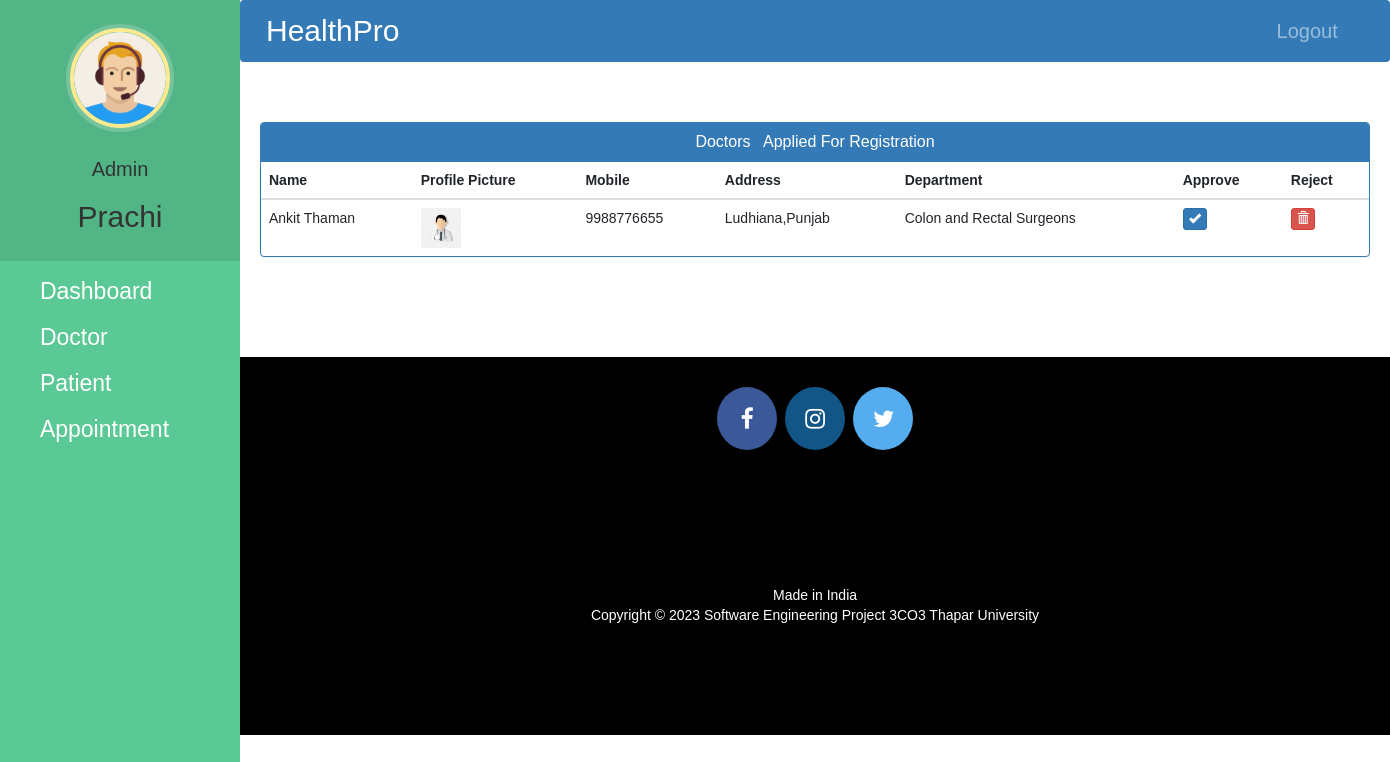
/admin-approve-doctor (signed in), run on the app's committed database.
### hospital/models.py (models this page shows, shortened)
class Doctor(models.Model):
    user=models.OneToOneField(User,on_delete=models.CASCADE)
    profile_pic= models.ImageField(upload_to='profile_pic/DoctorProfilePic/',null=True,blank=True)
    address = models.CharField(max_length=40)
    mobile = models.CharField(max_length=20,null=True)
    department= models.CharField(max_length=50,choices=departments,default='Cardiologist')
    status=models.BooleanField(default=False)
    @property
    def get_name(self):
        return self.user.first_name+" "+self.user.last_name

### hospital/views.py (the view)
# urls.py: path('admin-approve-doctor', views.admin_approve_doctor_view,name='admin-approve-doctor'),
@login_required(login_url='adminlogin')
@user_passes_test(is_admin)
def admin_approve_doctor_view(request):
    doctors=models.Doctor.objects.all().filter(status=False)
    return render(request,'hospital/admin_approve_doctor.html',{'doctors':doctors})

### hospital/views.py (called while the page is built)
def is_admin(user):
    return user.groups.filter(name='ADMIN').exists()

### templates/hospital/admin_approve_doctor.html (shortened to what this page needs)
{% extends 'hospital/admin_base.html' %}
{% block content %}
{%load static%}
<head>
  <link href="//netdna.bootstrapcdn.com/bootstrap/3.0.0/css/bootstrap.min.css" rel="stylesheet" id="bootstrap-css">
</head>
<div class="container">
  <div class="panel panel-primary">
    <div class="panel-heading">
      <h6 class="panel-title">Doctors &nbsp Applied For Registration</h6>
    </div>
    <table class="table table-hover" id="dev-table">
      <thead>
        <tr>
          <th>Name</th>
          <th>Profile Picture</th>
          <th>Mobile</th>
          <th>Address</th>
          <th>Department</th>
          <th>Approve</th>
          <th>Reject</th>
        </tr>
      </thead>
      {% for d in doctors %}
      <tr>
        <td> {{d.get_name}}</td>
        <td> <img src="{% static d.profile_pic.url %}" alt="Profile Pic" height="40px" width="40px" /></td>
        <td>{{d.mobile}}</td>
        <td>{{d.address}}</td>
        <td>{{d.department}}</td>
        <td><a class="btn btn-primary btn-xs" href="{% url 'approve-doctor' d.id  %}"><span class="glyphicon glyphicon-ok"></span></a></td>
        <td><a class="btn btn-danger btn-xs" href="{% url 'reject-doctor' d.id  %}"><span class="glyphicon glyphicon-trash"></span></a></td>
      </tr>
      {% endfor %}
    </table>
  </div>
</div>
{% endblock content %}

### templates/hospital/admin_base.html (shortened to what this page needs)
<!DOCTYPE html>
{% load static %}
<html lang="en">
<head>
  <link rel="stylesheet" href="https://stackpath.bootstrapcdn.com/bootstrap/4.3.1/css/bootstrap.min.css">
  <link rel="stylesheet" href="https://maxcdn.bootstrapcdn.com/font-awesome/4.7.0/css/font-awesome.min.css">
  <link rel="stylesheet" href="{% static '/style.css' %}">
</head>
<body>
  <nav class="menu" tabindex="0">
    <header class="avatar">
      <img src="{% static "images/adminpropic.png" %}" />
      <br><br>
      <h6 style="font-size: 20px">Admin</h6>
      <h2 style="font-weight: 500;">{{request.user.first_name}}</h2>
    </header>
    <ul>
      <li tabindex="0" class="icon-dashboard"> <a style="color:white; text-decoration:none;font-size: 23px" href="/admin-dashboard"><span>Dashboard</span></a> </li>
      <li tabindex="0" class="icon-customers"> <a style="color:white; text-decoration:none;font-size: 23px" href="/admin-doctor"><span>Doctor</span></a></li>
      <li tabindex="0" class="icon-users"> <a style="color:white; text-decoration:none;font-size: 23px" href="/admin-patient"><span>Patient</span></a></li>
      <li tabindex="0" class="icon-calendar"> <a style="color:white; text-decoration:none;font-size: 23px" href="/admin-appointment"><span>Appointment</span></a></li>
    </ul>
  </nav>
  <main>
    <div class="bs-example">
      <nav class="navbar navbar-expand-md  navbar-dark fixed-top" style="background:#337AB7;">
        <a href="/admin-dashboard" class="navbar-brand" style="font-size: 30px">HealthPro</a>
        <div class="collapse navbar-collapse justify-content-between" id="navbarCollapse">
          <div class="navbar-nav" style=" margin-left: 90%;">
            <a href="/logout" class="nav-item nav-link" style="font-size: 20px">Logout</a>
          </div>
        </div>
      </nav>
    </div>
    <br><br>
    {% block content %}
    {% endblock content %}
    <br><br><br><br>
    <footer>
      <p>
        <a id="ftr" href="https://www.facebook.com/arshita.mehta.77" class="fa fa-facebook"></a>
        <a id="ftr" href="https://instagram.com/anushkas2111?igshid=dzMzOTZ5eXc5aWVp" class="fa fa-instagram"></a>
        <a id="ftr" href="https://x.com/21AnushkaSingh?s=09" class="fa fa-twitter"></a>
      </p>
      <br>
      <div class="container">
        <div class="row">
          <div class="col-md-12 col-sm-12">
            <div style="color:#ffffff;" class="wow fadeInUp footer-copyright">
              <p>Made in India <br>
                Copyright &copy; 2023 Software Engineering Project 3CO3 Thapar University </p>
            </div>
          </div>
        </div>
      </div>
    </footer>
  </main>
</body>
</html>

### static/style.css (style rules this page uses)
body { padding-left: 240px; }
main { position: relative; height: 100vh; }
.menu { background: #5bc995; height: 100vh; width: 240px; position: fixed; top: 0px; left: 0; z-index: 5; outline: none; }
.menu .avatar { background: rgba(0, 0, 0, 0.1); padding: 2em 0.5em; text-align: center; }
.menu .avatar img { width: 100px; border-radius: 50%; overflow: hidden; border: 4px solid #ffea92; box-shadow: 0 0 0 4px rgba(255, 255, 255, 0.2); }
.menu .avatar h2 { font-weight: normal; margin-bottom: 0; }
.menu ul { list-style: none; padding: 0.5em 0; margin: 0; }
.menu ul li { padding: 0.5em 1em 0.5em 3em; font-size: 0.95em; font-weight: regular; background-repeat: no-repeat; background-position: left 15px center; background-size: auto 20px; transition: all 0.15s linear; cursor: pointer; }
.menu ul li.icon-dashboard { background-image: url("http://www.entypo.com/images//gauge.svg"); }
.menu ul li.icon-customers { background-image: url("http://www.entypo.com/images//briefcase.svg"); }
.menu ul li.icon-users { background-image: url("http://www.entypo.com/images//users.svg"); }
.menu ul li.icon-calendar { background-image: url("http://www.entypo.com/images//calendar.svg"); }

### templates/hospital/admin_base.html (style rules this page uses)
a:link { text-decoration: none; }
* { font-family: 'Poppins', sans-serif; }
a { color: white; }
footer { padding: 0px 0px 0px 0px; background-color: black; margin: 0px; }
#ftr { padding: 20px; }
.fa { font-size: 23px; width: 60px; text-align: center; text-decoration: none; margin: 5px 2px; border-radius: 50%; }
.fa-facebook { background: #3B5998; color: white; margin-top: 30px; }
.fa-twitter { background: #55ACEE; color: white; }
.fa-instagram { background: #125688; color: white; }
p { text-align: center; }
* { font-family: poppins,sans-serif; }
body { padding-left: 240px; }
main { position: relative; height: 100vh; }
.menu { background: #5bc995; height: 100vh; width: 240px; position: fixed; top: 0px; left: 0; z-index: 5; outline: none; }
.menu .avatar { background: rgba(0, 0, 0, 0.1); padding: 2em 0.5em; text-align: center; }
.menu .avatar img { width: 100px; border-radius: 50%; overflow: hidden; border: 4px solid #ffea92; box-shadow: 0 0 0 4px rgba(255, 255, 255, 0.2); }
.menu .avatar h2 { font-weight: normal; margin-bottom: 0; }
.menu ul { list-style: none; padding: 0.5em 0; margin: 0; }
.menu ul li { padding: 0.5em 1em 0.5em 3em; font-size: 0.95em; font-weight: regular; background-repeat: no-repeat; background-position: left 15px center; background-size: auto 20px; transition: all 0.15s linear; cursor: pointer; }
.menu ul li.icon-dashboard { background-image: url("http://www.entypo.com/images//gauge.svg"); }
.menu ul li.icon-customers { background-image: url("http://www.entypo.com/images//briefcase.svg"); }
.menu ul li.icon-users { background-image: url("http://www.entypo.com/images//users.svg"); }
.menu ul li.icon-calendar { background-image: url("http://www.entypo.com/images//calendar.svg"); }

### templates/hospital/admin_approve_doctor.html (style rules this page uses)
a:link { text-decoration: none; }
* { font-family: 'Poppins', sans-serif; }
h6 { text-align: center; }
.row { margin: 100px; }

### data on the page
Doctor: get_name "Ankit Thaman", profile_pic (picture), mobile "9988776655", address "Ludhiana,Punjab", department "Colon and Rectal Surgeons"

### other printed values
{{ request.user.first_name }} "Prachi"
